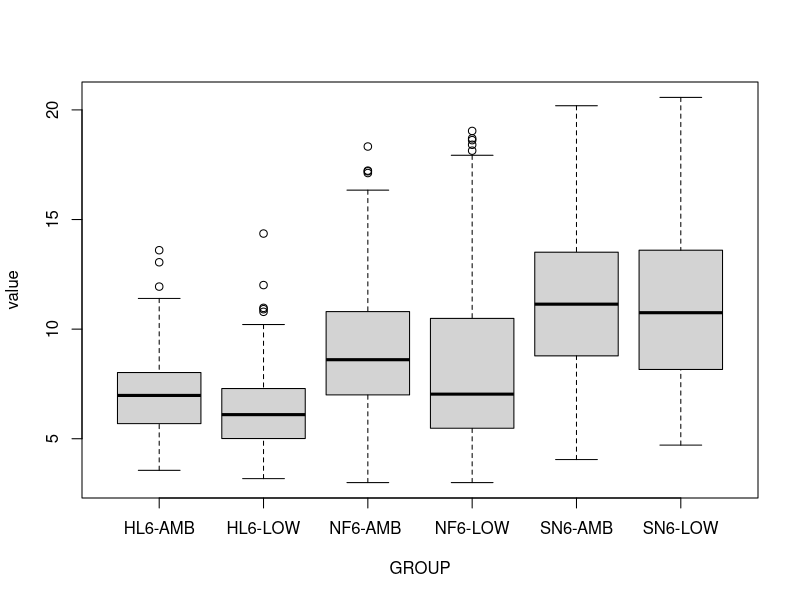
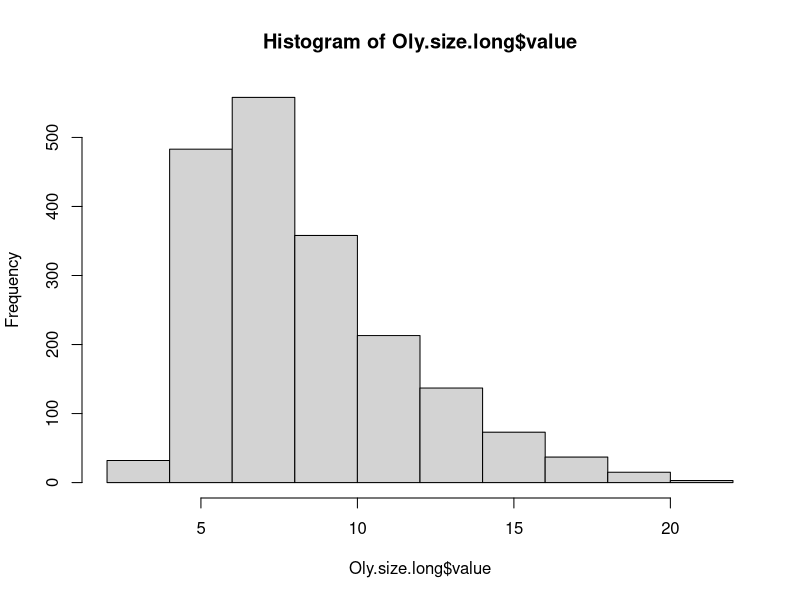
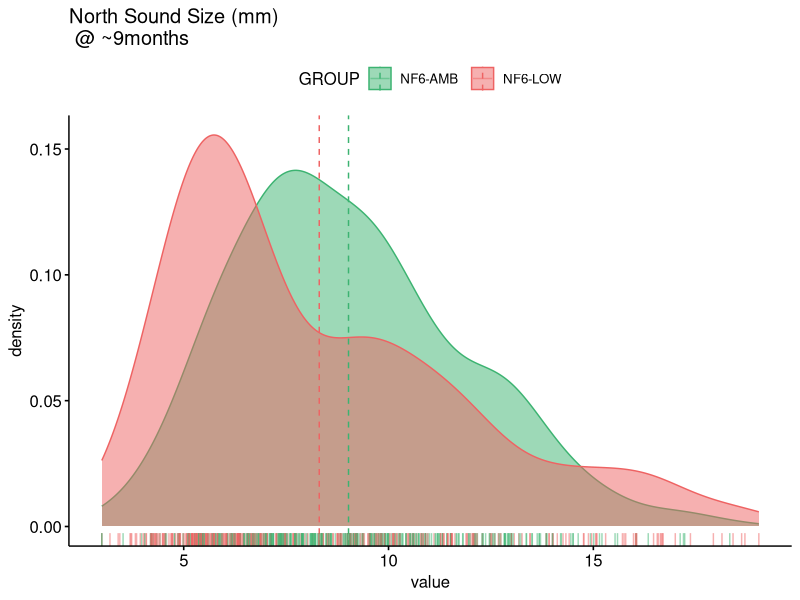
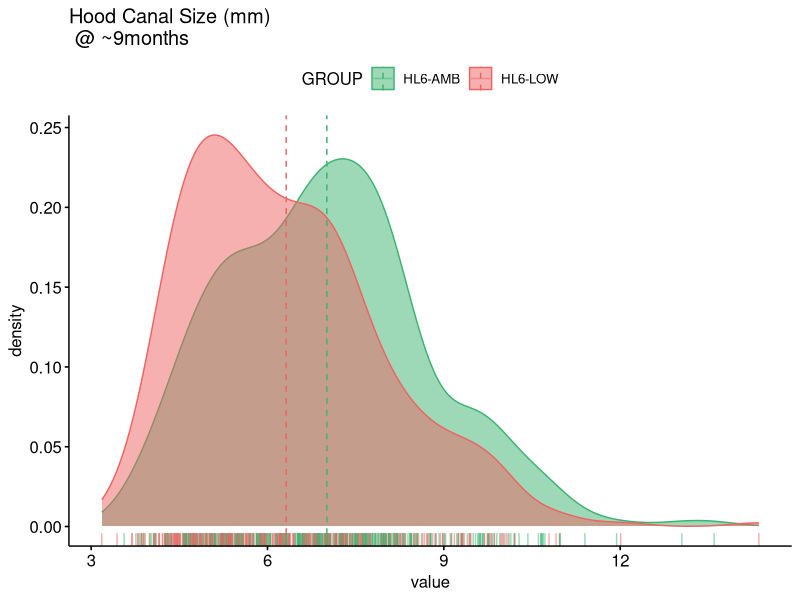
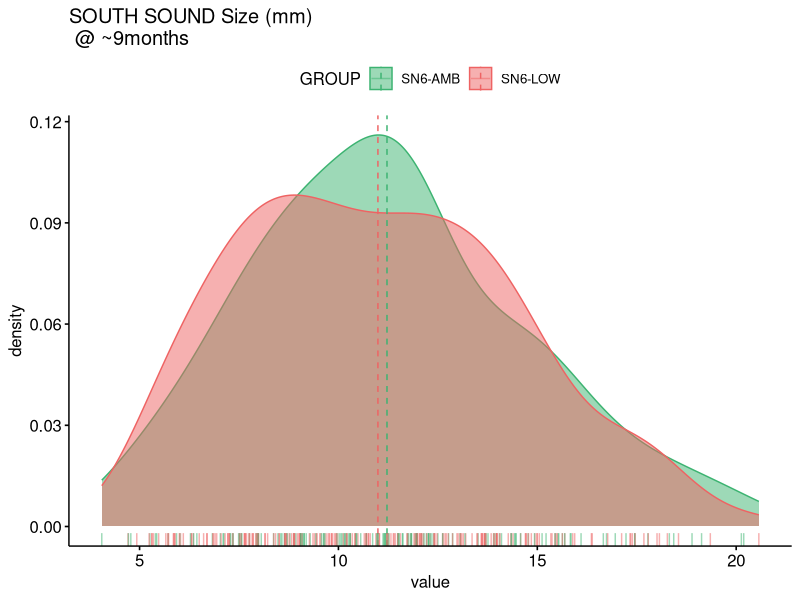

Reproduce these figures in R, in order. (Note: this script raises an error after producing the figures.)
library(reshape2)
Oly.size <- read.csv("Data/2018-05-04_Oly-Size.csv", header = T, stringsAsFactors = T)
head(Oly.size)
Oly.size.long <- melt(Oly.size[c(-1, -5, -6)], id.vars = c("GROUP", "COHORT", "TREATMENT"), na.action = na.omit)  
Oly.size.long$value <- as.numeric(Oly.size.long$value)
aggregate(value ~ GROUP, Oly.size.long, mean, na.action = na.omit)
aggregate(value ~ GROUP, Oly.size.long, sd, na.action = na.omit)
plot(value ~ GROUP, data=Oly.size.long)
summary(lm(value ~ GROUP-1, data=Oly.size.long)) #mean and SE for each group 
anova(Size.lm <- lm(value ~ COHORT/TREATMENT, data=Oly.size.long))
summary(Size.lm)
View(Oly.size.long)
library(ggplot2)
library(ggpubr)
# install.packages("ggridges")
library(ggridges)

hist(Oly.size.long$value)  
ggdensity(data=subset(Oly.size.long, COHORT=="NF"), x = "value",
          add = "mean", rug = TRUE,
          color = "GROUP", fill = "GROUP",  palette = c("mediumseagreen", "indianred2")) + ggtitle("North Sound Size (mm)\n @ ~9months") 

ggdensity(data=subset(Oly.size.long, COHORT=="HL"), x = "value",
          add = "mean", rug = TRUE,
          color = "GROUP", fill = "GROUP",  palette = c("mediumseagreen", "indianred2")) + ggtitle("Hood Canal Size (mm)\n @ ~9months")

ggdensity(data=subset(Oly.size.long, COHORT=="SN"), x = "value",
          add = "mean", rug = TRUE,
          color = "GROUP", fill = "GROUP", palette = c("mediumseagreen", "indianred2")) + ggtitle("SOUTH SOUND Size (mm)\n @ ~9months")


ggplot(Oly.size.long, aes(x = value, y = GROUP)) +
  geom_density_ridges(aes(fill = GROUP)) +
  scale_fill_manual(values = c("#00AFBB", "#E7B800", "#FC4E07", "red"))
